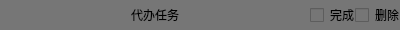
<?xml version="1.0" encoding="UTF-8"?>
<ui version="4.0">
 <class>TaskItem</class>
 <widget class="QWidget" name="TaskItem">
  <property name="geometry">
   <rect>
    <x>0</x>
    <y>0</y>
    <width>400</width>
    <height>30</height>
   </rect>
  </property>
  <property name="sizePolicy">
   <sizepolicy hsizetype="Expanding" vsizetype="Expanding">
    <horstretch>0</horstretch>
    <verstretch>0</verstretch>
   </sizepolicy>
  </property>
  <property name="windowTitle">
   <string>Form</string>
  </property>
  <property name="windowOpacity">
   <double>1.000000000000000</double>
  </property>
  <property name="styleSheet">
   <string notr="true">QWidget{  
    background-color: rgb(118, 118, 118);  
    color:black;  
    border:none;
		height: 30px;  
}    
  
QWidget::item:hover{  
    background:rgb(252,240,193)  
}  
  
QWidget::item:selected{  
    background:rgb(252,233,161);  
    color:black;  
}
QWidget::QCheckBox
{
	opacity: 0;
	border:none;
}</string>
  </property>
  <layout class="QHBoxLayout" name="horizontalLayout" stretch="10,1,1">
   <property name="spacing">
    <number>0</number>
   </property>
   <property name="leftMargin">
    <number>0</number>
   </property>
   <property name="topMargin">
    <number>0</number>
   </property>
   <property name="rightMargin">
    <number>0</number>
   </property>
   <property name="bottomMargin">
    <number>0</number>
   </property>
   <item>
    <widget class="QPushButton" name="taskDetail">
     <property name="sizePolicy">
      <sizepolicy hsizetype="Expanding" vsizetype="Expanding">
       <horstretch>0</horstretch>
       <verstretch>0</verstretch>
      </sizepolicy>
     </property>
     <property name="styleSheet">
      <string notr="true"/>
     </property>
     <property name="text">
      <string>代办任务</string>
     </property>
     <property name="autoDefault">
      <bool>false</bool>
     </property>
    </widget>
   </item>
   <item>
    <widget class="QCheckBox" name="finshTask">
     <property name="sizePolicy">
      <sizepolicy hsizetype="Expanding" vsizetype="Expanding">
       <horstretch>0</horstretch>
       <verstretch>0</verstretch>
      </sizepolicy>
     </property>
     <property name="text">
      <string>完成</string>
     </property>
    </widget>
   </item>
   <item>
    <widget class="QCheckBox" name="deleteTask">
     <property name="sizePolicy">
      <sizepolicy hsizetype="Expanding" vsizetype="Expanding">
       <horstretch>0</horstretch>
       <verstretch>0</verstretch>
      </sizepolicy>
     </property>
     <property name="text">
      <string>删除</string>
     </property>
    </widget>
   </item>
  </layout>
 </widget>
 <resources/>
 <connections/>
</ui>
